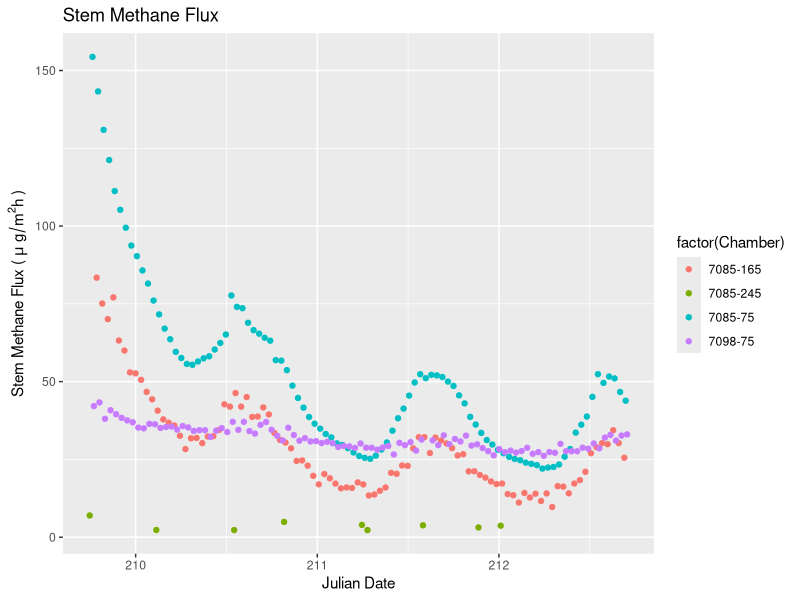
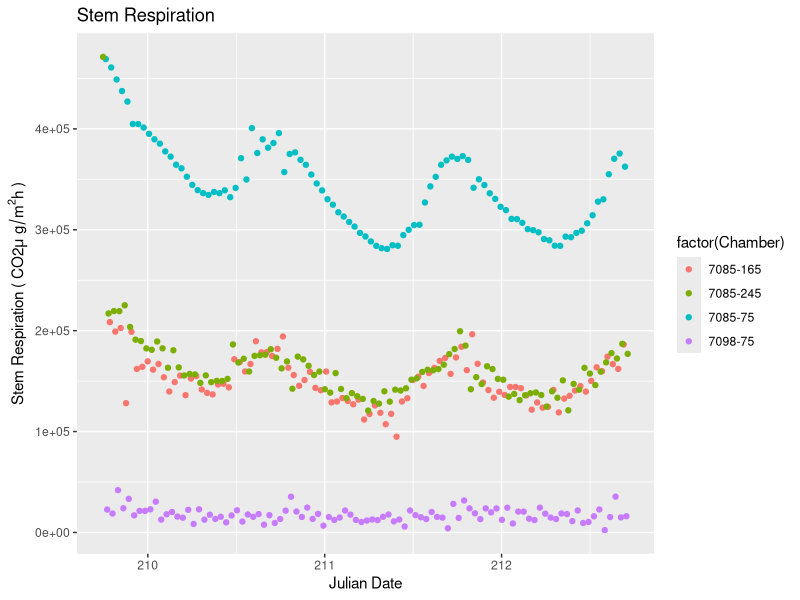
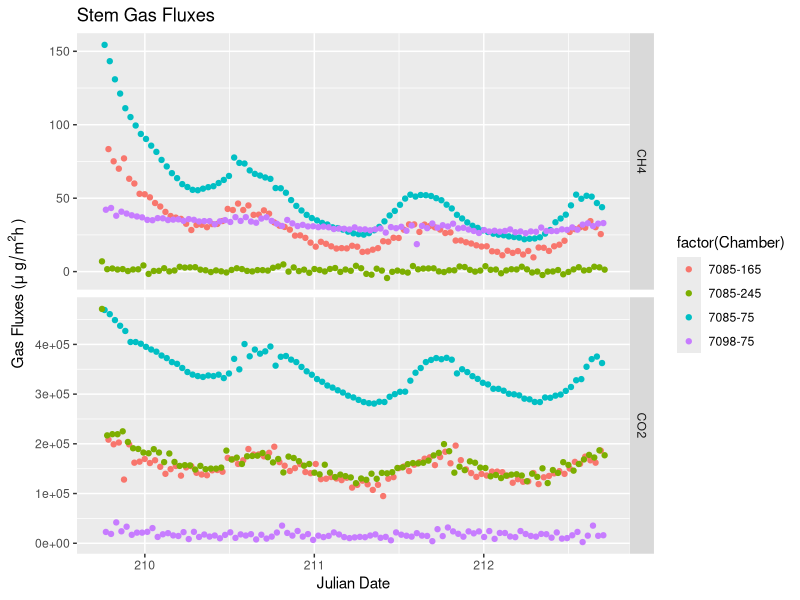
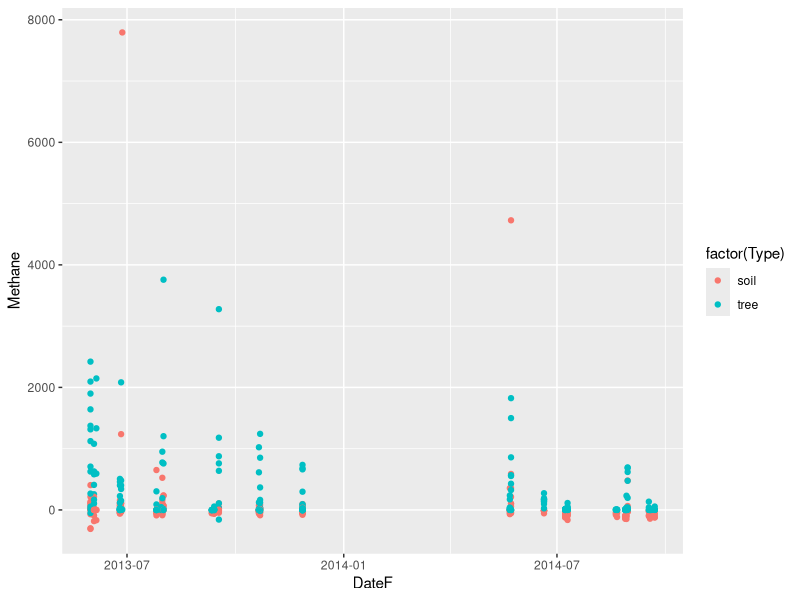
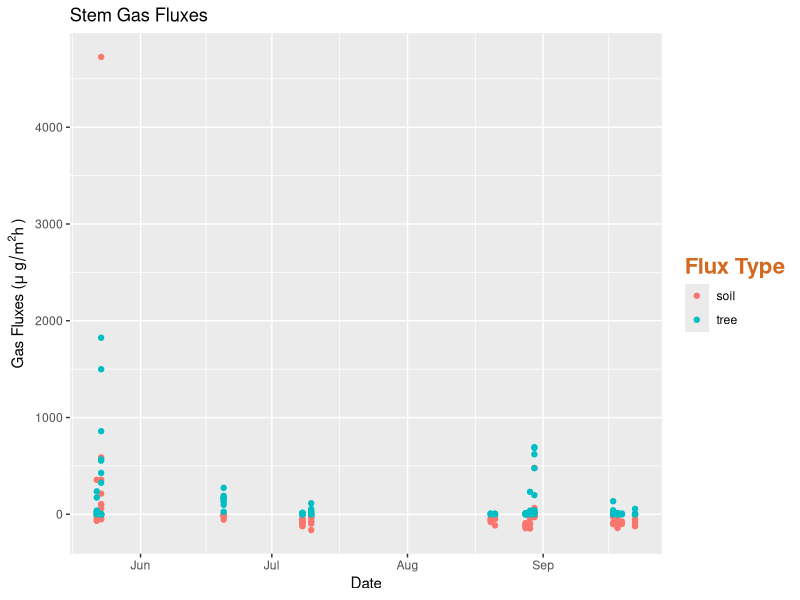
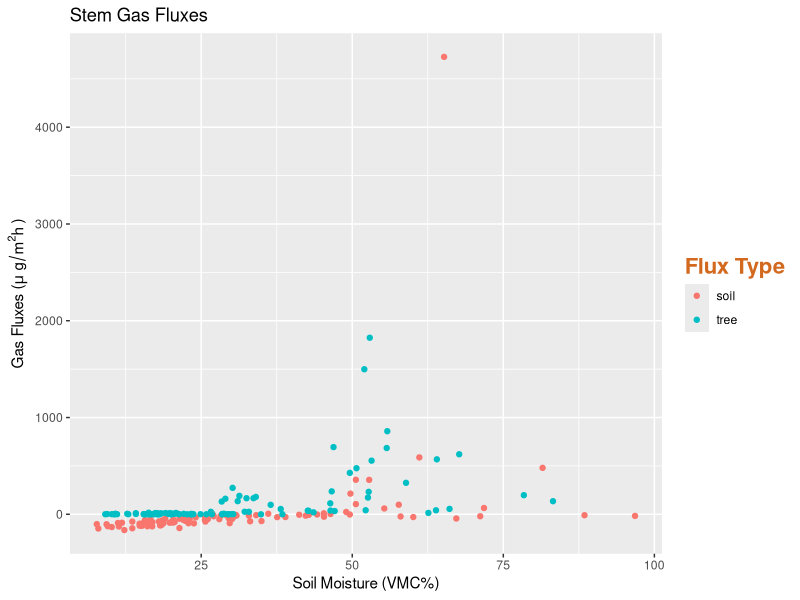
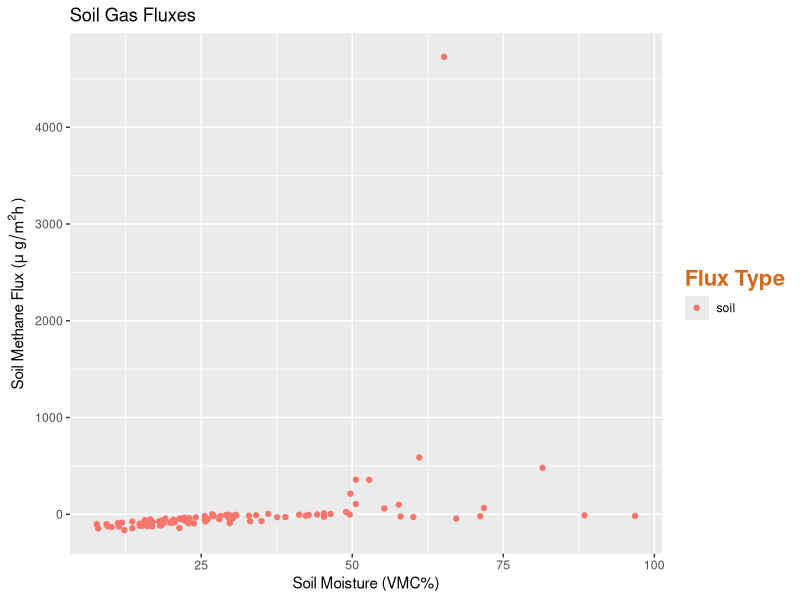
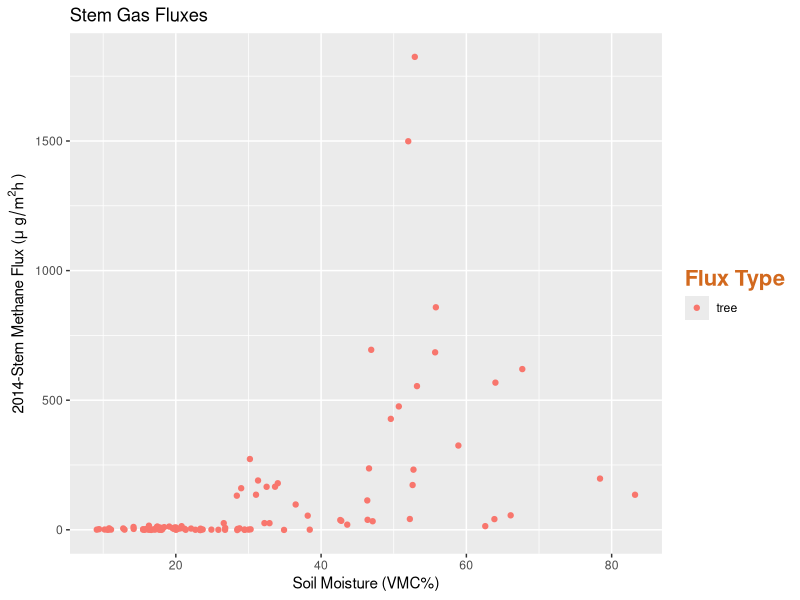

The R script that drew these images, in order:
#R script to create graphs for transect data
#Author: Scott Pitz
# Started: 2015-01-05
library(ggplot2)
library(grid)
library(gridExtra)
nmmaps<-read.csv("automated.csv", as.is=T) #load files
head(nmmaps) #show beginning of file
#g<-ggplot(nmmaps, aes(Julian, CH4))+geom_point(color="firebrick")

#CH4 only graph
autoch4<-nmmaps[nmmaps$CH4flag=="Y",] # drop rows where flux R2 <0.80
g<-ggplot(autoch4, aes(Julian, CH4, color=factor(Chamber)))+geom_point()
g<-g+ggtitle('Stem Methane Flux')
g<-g+labs(x="Julian Date", y=expression(paste("Stem Methane Flux ( ", mu ~ g/m^2 , "h )")), title="Stem Methane Flux")
g

#CO2 only graph
autoco2<-nmmaps[nmmaps$CO2flag=="Y",]
c<-ggplot(nmmaps, aes(Julian, CO2, color=factor(Chamber)))+geom_point()
#c<-c+ggtitle('Stem Respiration')
c<-c+labs(x="Julian Date", y=expression(paste("Stem Respiration ( CO2", mu ~ g/m^2 , "h )")), title="Stem Respiration")
c

#use grid.arrange to stack graphs, doesnt line up x-axis
#d<-grid.arrange(g, c, nrow=2, main = "Stem Gas Fluxes")
#ggsave("plot.pdf", width=4, height=4)

#rearrange data so all fluxes in one column
#facet_grid separates data into tiles
autofacet<-read.csv("automatedFacet.csv", as.is=T)
gf<-ggplot(autofacet, aes(Julian, Flux, color=factor(Chamber)))+geom_point()
#gf+theme(legend.title = element_text(colour="chocolate", size=16, face="bold"))+
  #scale_color_discrete(name="This color is\ncalled chocolate!?")
gf<-gf+labs(x="Julian Date", y=expression(paste("Gas Fluxes (", mu ~ g/m^2 , "h )")), title="Stem Gas Fluxes")
gf + facet_grid(Gas ~ ., scales="free_y") #scales="free_y" allows each graph's y-axis to scale independently

#transect Data
transect<-read.csv("AllData.csv", as.is=T) #load files
head(transect) #show beginning of file
transect$DateF<-as.Date(transect$DateF)
transect["Eco"] <- NA # That creates the new column filled with "NA"
head(transect)
#if(transect$TreeID=="10127") transect$Eco=="mid"
transect$Eco[transect$TreeID==10127] <- "mid"
transect$Eco[transect$TreeID==10206] <- "wetland"
transect$Eco[transect$TreeID==10210] <- "wetland"
transect$Eco[transect$TreeID==10212] <- "wetland"
transect$Eco[transect$TreeID==10214] <- "wetland"
transect$Eco[transect$TreeID==10315] <- "wetland"
transect$Eco[transect$TreeID==10316] <- "wetland"
transect$Eco[transect$TreeID==10319] <- "wetland"

transect$Eco[transect$TreeID==12000] <- "mid"
transect$Eco[transect$TreeID==12001] <- "upland"
transect$Eco[transect$TreeID==12002] <- "upland"
transect$Eco[transect$TreeID==12003] <- "upland"
transect$Eco[transect$TreeID==12004] <- "mid"
transect$Eco[transect$TreeID==12005] <- "mid"
transect$Eco[transect$TreeID==12006] <- "upland"
transect$Eco[transect$TreeID==12007] <- "mid"
transect$Eco[transect$TreeID==12008] <- "upland"
transect$Eco[transect$TreeID==12009] <- "mid"
transect$Eco[transect$TreeID==12010] <- "upland"
transect$Eco[transect$TreeID==12011] <- "upland"
transect$Eco[transect$TreeID==12012] <- "upland"
transect$Eco[transect$TreeID==12013] <- "upland"
transect$Eco[transect$TreeID==12014] <- "upland"
transect$Eco[transect$TreeID==12015] <- "upland"
transect$Eco[transect$TreeID==12016] <- "upland"
transect$Eco[transect$TreeID==12017] <- "upland"
transect$Eco[transect$TreeID==12018] <- "upland"
transect$Eco[transect$TreeID==12019] <- "upland"
transect$Eco[transect$TreeID==12020] <- "upland"
transect$Eco[transect$TreeID==12021] <- "upland"
transect$Eco
all<-ggplot(transect, aes(DateF, Methane, color=factor(Type)))+geom_point()
all

#2014 data
data2014<-transect[transect$Year=="2014",]
plot2014<-ggplot(data2014, aes(DateF, Methane, color=factor(Type)))+geom_point()
plot2014<-plot2014+labs(x="Date", y=expression(paste("Gas Fluxes (", mu ~ g/m^2 , "h )")), title="Stem Gas Fluxes")
plot2014<-plot2014+theme(legend.title = element_text(colour="chocolate", size=16, face="bold"))+scale_color_discrete(name="Flux Type")
plot2014

#2014 data - Moisture plot- All Data
moistureplot<-ggplot(data2014, aes(SoilMoisture1, Methane, color=factor(Type)))+geom_point()
moistureplot<-moistureplot+labs(x="Soil Moisture (VMC%)", y=expression(paste("Gas Fluxes (", mu ~ g/m^2 , "h )")), title="Stem Gas Fluxes")
moistureplot<-moistureplot+theme(legend.title = element_text(colour="chocolate", size=16, face="bold"))+scale_color_discrete(name="Flux Type")
moistureplot

#2014 data - Soil Moisture plot
soildata2014<-data2014[data2014$Type=="soil",]
soilmoistureplot<-ggplot(soildata2014, aes(SoilMoisture1, Methane, color=factor(Type)))+geom_point()
soilmoistureplot<-soilmoistureplot+labs(x="Soil Moisture (VMC%)", y=expression(paste("Soil Methane Flux (", mu ~ g/m^2 , "h )")), title="Soil Gas Fluxes")
soilmoistureplot<-soilmoistureplot+theme(legend.title = element_text(colour="chocolate", size=16, face="bold"))+scale_color_discrete(name="Flux Type")
soilmoistureplot

#2014 data - Tree Moisture plot
treedata2014<-data2014[data2014$Type=="tree",]
treemoistureplot<-ggplot(treedata2014, aes(SoilMoisture1, Methane, color=factor(Type)))+geom_point()
treemoistureplot<-treemoistureplot+labs(x="Soil Moisture (VMC%)", y=expression(paste("2014-Stem Methane Flux (", mu ~ g/m^2 , "h )")), title="Stem Gas Fluxes")
treemoistureplot<-treemoistureplot+theme(legend.title = element_text(colour="chocolate", size=16, face="bold"))+scale_color_discrete(name="Flux Type")
treemoistureplot

#transform data
transect$logMoist<-log10(transect$SoilMoisture1)
transect$logMethaneFlux<-transect$Methane
transect$logMethaneFlux<-log10(transect$logMethaneFlux)
#transect$logMethaneFlux<-transect$logMethaneFlux-3
data2014<-transect[transect$Year=="2014",]

#2014 data - Tree log Moisture plot
treedata2014<-data2014[data2014$Type=="tree",]
treelogmoisture<-ggplot(treedata2014, aes(logMoist, Methane))+geom_point()
treelogmoisture<-treelogmoisture+labs(x="log (Soil Moisture (VMC%))", y=expression(paste("Stem Methane Flux (", mu ~ g/m^2 , "h )")), title="2014 - Stem Gas Flux v. log(VMC)")
treelogmoisture

#2014 data - log Tree log Moisture plot
transect$logMoist<-log10(transect$SoilMoisture1)
treedata2014<-data2014[data2014$Type=="tree",]
logtreelogmoisture<-ggplot(treedata2014, aes(logMoist, logMethaneFlux))+geom_point()
logtreelogmoisture<-logtreelogmoisture+labs(x="log (Soil Moisture (VMC%))", y=expression(paste("log(Stem Methane Flux (", mu ~ g/m^2 , "h ))")), title="2014 - log(Stem Gas Flux) v. log(VMC)")
logtreelogmoisture

#2014 upland data
data2014<-transect[transect$Year=="2014",]
upplot<-data2014[data2014$Eco=="upland",]
up<-ggplot(upplot, aes(DateF, Methane, color=factor(Type)))+geom_point()
up<-up+labs(x="Date", y=expression(paste("Gas Fluxes (", mu ~ g/m^2 , "h )")), title="2014 - Stem Gas Fluxes - Upland All RSQ")
up<-up+theme(legend.title = element_text(colour="chocolate", size=16, face="bold"))+scale_color_discrete(name="Flux Type")
up

